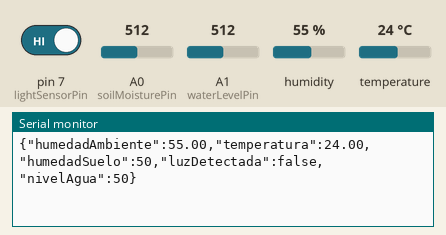
Simulated run of this sketch. Board: Arduino Uno, built with avr-gcc and run on an emulated ATmega328P. Shown: the last lines printed to the serial monitor. Inputs (shaded band) come from the test bench; at power-on: pin 7 (lightSensorPin) HIGH, humidity 55 %, A0 (soilMoisturePin) = 512, A1 (waterLevelPin) = 512, temperature 24 °C.

Above: at 2.8 s.
2.9 s: pin 7 (lightSensorPin) driven LOW
At 4.7 s:
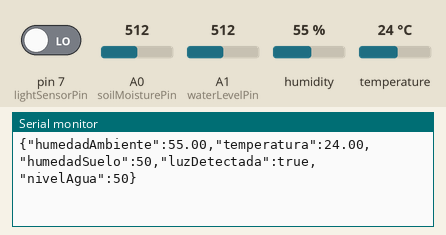
7.7 s: humidity set to 22 %
At 8.6 s:
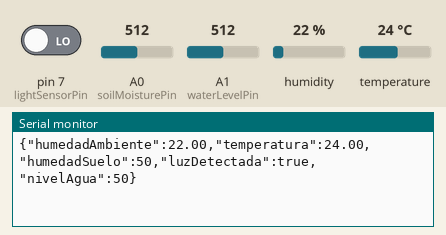
10.5 s: A0 (soilMoisturePin) set to 716
At 13.1 s:
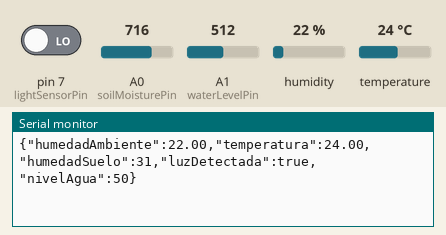
13.3 s: A1 (waterLevelPin) set to 716
At 15.0 s:
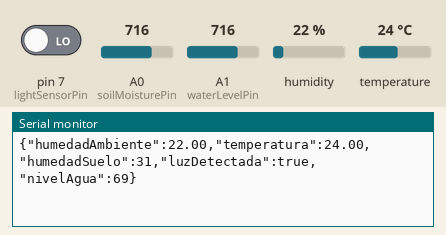
16.1 s: temperature set to 12 °C
At 17.6 s:
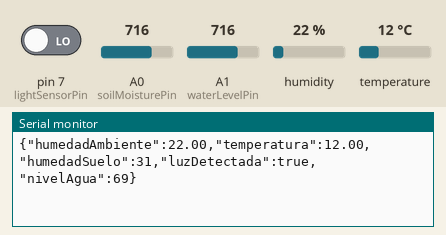
18.9 s: A0 (soilMoisturePin) set to 992
At 21.5 s:
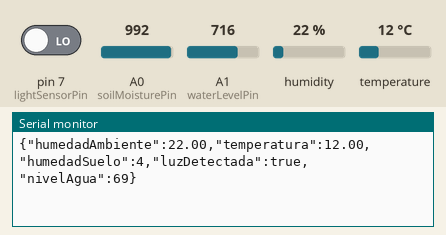
Timing chart, 0 to 22.7 s (numbered marks = the images above; inputs shaded):
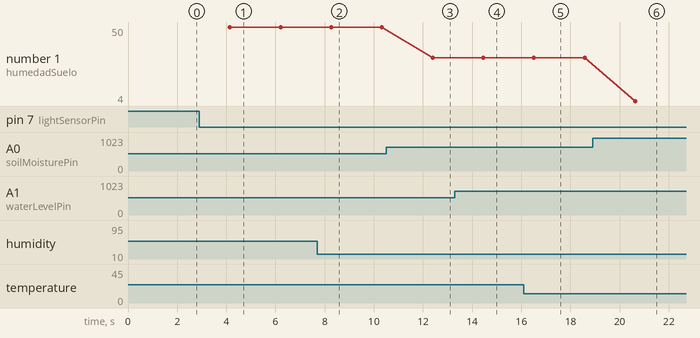

Measured:
- after the input at 2.9 s, the serial monitor: prints a new line after 1.2 s (image 1)
- after the input at 7.7 s, the serial monitor: prints a new line after 0.57 s (image 2)
- after the input at 10.5 s, the serial monitor: prints a new line after 1.9 s (image 3)
- after the input at 13.3 s, the serial monitor: prints a new line after 1.2 s (image 4)
- after the input at 16.1 s, the serial monitor: prints a new line after 0.41 s (image 5)
- after the input at 18.9 s, the serial monitor: prints a new line after 1.7 s (image 6)
- plotted number 1: 50 → 31 after the input at 10.5 s, 31 → 4 after the input at 18.9 s

The sketch:

sensors.ino
```cpp
#include <DHT.h>

// Definir los pines de los sensores
#define DHTPIN 8
#define DHTTYPE DHT11
#define soilMoisturePin A0
#define lightSensorPin 7
#define waterLevelPin A1  // Nuevo pin para el sensor de nivel de agua

DHT dht(DHTPIN, DHTTYPE);

void setup() {
  Serial.begin(9600);
  dht.begin();
  pinMode(lightSensorPin, INPUT);
}

void loop() {
  // Leer los sensores
  float humedadAmbiente = dht.readHumidity();
  float temperatura = dht.readTemperature();
  int valorHumedadSuelo = map(analogRead(soilMoisturePin), 0, 1023, 100, 0);
  int estadoLuz = digitalRead(lightSensorPin);
  bool luzDetectada = (estadoLuz == LOW);

  // Leer el nivel de agua
  int valorNivelAgua = map(analogRead(waterLevelPin), 0, 1023, 0, 100);  // Mapeamos el valor de 0 a 100

  // Crear un objeto JSON
  String jsonData = "{";
  jsonData += "\"humedadAmbiente\":";
  jsonData += humedadAmbiente;
  jsonData += ",\"temperatura\":";
  jsonData += temperatura;
  jsonData += ",\"humedadSuelo\":";
  jsonData += valorHumedadSuelo;
  jsonData += ",\"luzDetectada\":";
  jsonData += luzDetectada ? "true" : "false";
  jsonData += ",\"nivelAgua\":";
  jsonData += valorNivelAgua;
  jsonData += "}";

  // Enviar el JSON por el puerto serie
  Serial.println(jsonData);

  delay(2000);
}
```
